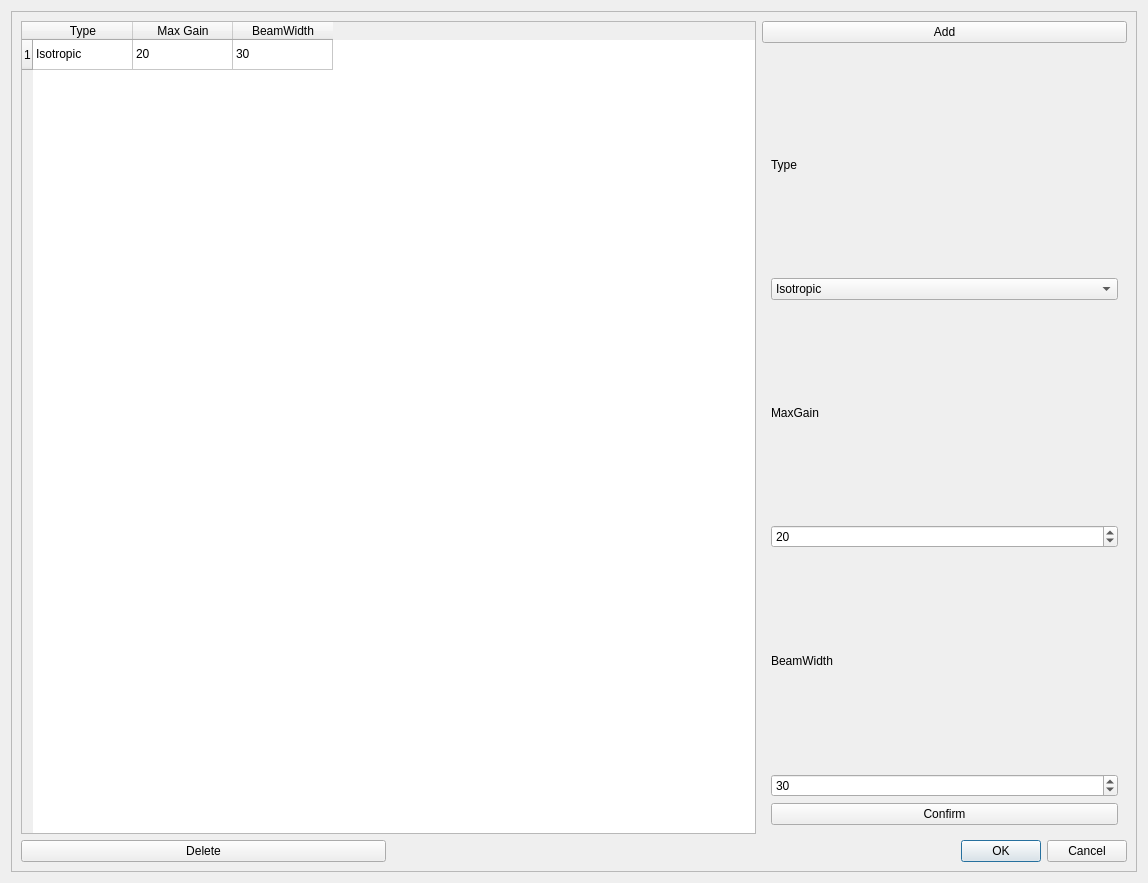
<?xml version="1.0" encoding="UTF-8"?>
<ui version="4.0">
 <class>Antenna</class>
 <widget class="QDialog" name="Antenna">
  <property name="geometry">
   <rect>
    <x>0</x>
    <y>0</y>
    <width>1148</width>
    <height>883</height>
   </rect>
  </property>
  <property name="windowTitle">
   <string>Dialog</string>
  </property>
  <layout class="QGridLayout" name="gridLayout">
   <item row="0" column="0">
    <widget class="QFrame" name="frame">
     <property name="frameShape">
      <enum>QFrame::Shape::StyledPanel</enum>
     </property>
     <property name="frameShadow">
      <enum>QFrame::Shadow::Raised</enum>
     </property>
     <layout class="QGridLayout" name="gridLayout_2">
      <item row="0" column="0" rowspan="2" colspan="2">
       <widget class="QTableWidget" name="tableWidget">
        <row/>
        <column>
         <property name="text">
          <string>Type</string>
         </property>
        </column>
        <column>
         <property name="text">
          <string>Max Gain</string>
         </property>
        </column>
        <column>
         <property name="text">
          <string>BeamWidth</string>
         </property>
        </column>
        <item row="0" column="0">
         <property name="text">
          <string>Isotropic</string>
         </property>
        </item>
        <item row="0" column="1">
         <property name="text">
          <string>20</string>
         </property>
        </item>
        <item row="0" column="2">
         <property name="text">
          <string>30</string>
         </property>
        </item>
       </widget>
      </item>
      <item row="0" column="2">
       <widget class="QPushButton" name="pushButton">
        <property name="text">
         <string>Add</string>
        </property>
       </widget>
      </item>
      <item row="1" column="2">
       <widget class="QWidget" name="widget" native="true">
        <layout class="QVBoxLayout" name="verticalLayout">
         <item>
          <widget class="QLabel" name="label_3">
           <property name="text">
            <string>Type</string>
           </property>
          </widget>
         </item>
         <item>
          <widget class="QComboBox" name="comboBox">
           <item>
            <property name="text">
             <string>Isotropic</string>
            </property>
           </item>
           <item>
            <property name="text">
             <string>Cosine</string>
            </property>
           </item>
           <item>
            <property name="text">
             <string>Parabolic</string>
            </property>
           </item>
           <item>
            <property name="text">
             <string>Circular Aperture</string>
            </property>
           </item>
           <item>
            <property name="text">
             <string>Three Gpp</string>
            </property>
           </item>
           <item>
            <property name="text">
             <string>UPA</string>
            </property>
           </item>
           <item>
            <property name="text">
             <string>Phased Array</string>
            </property>
           </item>
          </widget>
         </item>
         <item>
          <widget class="QLabel" name="label">
           <property name="text">
            <string>MaxGain</string>
           </property>
          </widget>
         </item>
         <item>
          <widget class="QSpinBox" name="spinBox">
           <property name="value">
            <number>20</number>
           </property>
          </widget>
         </item>
         <item>
          <widget class="QLabel" name="label_2">
           <property name="text">
            <string>BeamWidth</string>
           </property>
          </widget>
         </item>
         <item>
          <widget class="QSpinBox" name="spinBox_2">
           <property name="value">
            <number>30</number>
           </property>
          </widget>
         </item>
         <item>
          <widget class="QPushButton" name="pushButton_3">
           <property name="text">
            <string>Confirm</string>
           </property>
          </widget>
         </item>
        </layout>
       </widget>
      </item>
      <item row="2" column="0">
       <widget class="QPushButton" name="pushButton_2">
        <property name="text">
         <string>Delete</string>
        </property>
       </widget>
      </item>
      <item row="2" column="1" colspan="2">
       <widget class="QDialogButtonBox" name="buttonBox">
        <property name="orientation">
         <enum>Qt::Orientation::Horizontal</enum>
        </property>
        <property name="standardButtons">
         <set>QDialogButtonBox::StandardButton::Cancel|QDialogButtonBox::StandardButton::Ok</set>
        </property>
       </widget>
      </item>
     </layout>
    </widget>
   </item>
  </layout>
 </widget>
 <resources/>
 <connections>
  <connection>
   <sender>buttonBox</sender>
   <signal>accepted()</signal>
   <receiver>Antenna</receiver>
   <slot>accept()</slot>
   <hints>
    <hint type="sourcelabel">
     <x>248</x>
     <y>254</y>
    </hint>
    <hint type="destinationlabel">
     <x>157</x>
     <y>274</y>
    </hint>
   </hints>
  </connection>
  <connection>
   <sender>buttonBox</sender>
   <signal>rejected()</signal>
   <receiver>Antenna</receiver>
   <slot>reject()</slot>
   <hints>
    <hint type="sourcelabel">
     <x>316</x>
     <y>260</y>
    </hint>
    <hint type="destinationlabel">
     <x>286</x>
     <y>274</y>
    </hint>
   </hints>
  </connection>
 </connections>
</ui>
